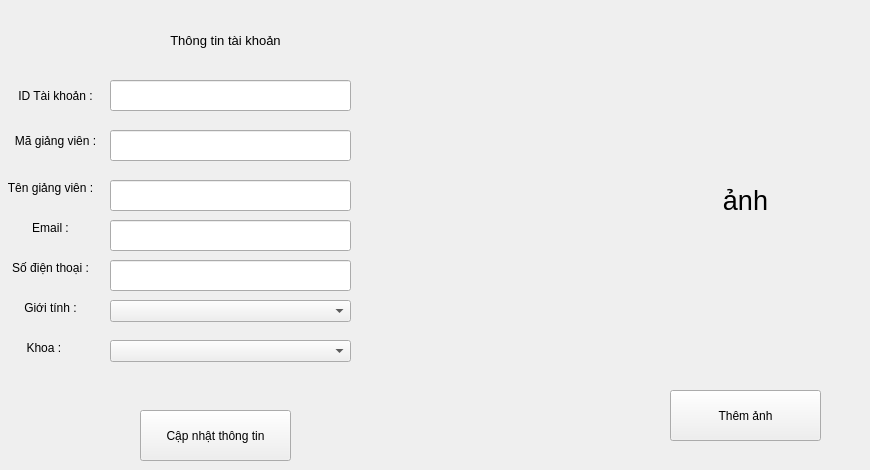
      <widget class="QWidget" name="thongtinpage">
       <widget class="QLabel" name="label_2">
        <property name="geometry">
         <rect>
          <x>630</x>
          <y>40</y>
          <width>231</width>
          <height>321</height>
         </rect>
        </property>
        <property name="font">
         <font>
          <pointsize>20</pointsize>
         </font>
        </property>
        <property name="text">
         <string>ảnh</string>
        </property>
        <property name="alignment">
         <set>Qt::AlignCenter</set>
        </property>
       </widget>
       <widget class="QLabel" name="label_3">
        <property name="geometry">
         <rect>
          <x>130</x>
          <y>10</y>
          <width>191</width>
          <height>61</height>
         </rect>
        </property>
        <property name="font">
         <font>
          <pointsize>10</pointsize>
         </font>
        </property>
        <property name="text">
         <string>Thông tin tài khoản</string>
        </property>
        <property name="alignment">
         <set>Qt::AlignCenter</set>
        </property>
       </widget>
       <widget class="QLabel" name="label_4">
        <property name="geometry">
         <rect>
          <x>0</x>
          <y>80</y>
          <width>111</width>
          <height>31</height>
         </rect>
        </property>
        <property name="text">
         <string>ID Tài khoản :</string>
        </property>
        <property name="alignment">
         <set>Qt::AlignCenter</set>
        </property>
       </widget>
       <widget class="QLabel" name="label_5">
        <property name="geometry">
         <rect>
          <x>0</x>
          <y>130</y>
          <width>111</width>
          <height>21</height>
         </rect>
        </property>
        <property name="text">
         <string>Mã giảng viên :</string>
        </property>
        <property name="alignment">
         <set>Qt::AlignCenter</set>
        </property>
       </widget>
       <widget class="QLabel" name="label_6">
        <property name="geometry">
         <rect>
          <x>0</x>
          <y>180</y>
          <width>101</width>
          <height>16</height>
         </rect>
        </property>
        <property name="text">
         <string>Tên giảng viên :</string>
        </property>
        <property name="alignment">
         <set>Qt::AlignCenter</set>
        </property>
       </widget>
       <widget class="QLabel" name="label_7">
        <property name="geometry">
         <rect>
          <x>0</x>
          <y>220</y>
          <width>101</width>
          <height>16</height>
         </rect>
        </property>
        <property name="text">
         <string>Email :</string>
        </property>
        <property name="alignment">
         <set>Qt::AlignCenter</set>
        </property>
       </widget>
       <widget class="QLabel" name="label_8">
        <property name="geometry">
         <rect>
          <x>0</x>
          <y>260</y>
          <width>101</width>
          <height>16</height>
         </rect>
        </property>
        <property name="text">
         <string>Số điện thoại :</string>
        </property>
        <property name="alignment">
         <set>Qt::AlignCenter</set>
        </property>
       </widget>
       <widget class="QLabel" name="label_9">
        <property name="geometry">
         <rect>
          <x>0</x>
          <y>300</y>
          <width>101</width>
          <height>16</height>
         </rect>
        </property>
        <property name="text">
         <string>Giới tính :</string>
        </property>
        <property name="alignment">
         <set>Qt::AlignCenter</set>
        </property>
       </widget>
       <widget class="QLabel" name="label_10">
        <property name="geometry">
         <rect>
          <x>0</x>
          <y>340</y>
          <width>91</width>
          <height>16</height>
         </rect>
        </property>
        <property name="text">
         <string>Khoa : </string>
        </property>
        <property name="alignment">
         <set>Qt::AlignCenter</set>
        </property>
       </widget>
       <widget class="QPushButton" name="updatebtn">
        <property name="geometry">
         <rect>
          <x>140</x>
          <y>410</y>
          <width>151</width>
          <height>51</height>
         </rect>
        </property>
        <property name="text">
         <string>Cập nhật thông tin</string>
        </property>
       </widget>
       <widget class="QPushButton" name="addanhbtn">
        <property name="geometry">
         <rect>
          <x>670</x>
          <y>390</y>
          <width>151</width>
          <height>51</height>
         </rect>
        </property>
        <property name="text">
         <string>Thêm ảnh</string>
        </property>
       </widget>
       <widget class="QLineEdit" name="idtext">
        <property name="enabled">
         <bool>true</bool>
        </property>
        <property name="geometry">
         <rect>
          <x>110</x>
          <y>80</y>
          <width>241</width>
          <height>31</height>
         </rect>
        </property>
        <property name="readOnly">
         <bool>true</bool>
        </property>
       </widget>
       <widget class="QLineEdit" name="magvtext">
        <property name="geometry">
         <rect>
          <x>110</x>
          <y>130</y>
          <width>241</width>
          <height>31</height>
         </rect>
        </property>
       </widget>
       <widget class="QLineEdit" name="tengvtext">
        <property name="geometry">
         <rect>
          <x>110</x>
          <y>180</y>
          <width>241</width>
          <height>31</height>
         </rect>
        </property>
       </widget>
       <widget class="QLineEdit" name="emailtext">
        <property name="geometry">
         <rect>
          <x>110</x>
          <y>220</y>
          <width>241</width>
          <height>31</height>
         </rect>
        </property>
       </widget>
       <widget class="QLineEdit" name="sdttext">
        <property name="geometry">
         <rect>
          <x>110</x>
          <y>260</y>
          <width>241</width>
          <height>31</height>
         </rect>
        </property>
       </widget>
       <widget class="QComboBox" name="gioitinhcbbox">
        <property name="geometry">
         <rect>
          <x>110</x>
          <y>300</y>
          <width>241</width>
          <height>22</height>
         </rect>
        </property>
       </widget>
       <widget class="QComboBox" name="khoacbbox">
        <property name="geometry">
         <rect>
          <x>110</x>
          <y>340</y>
          <width>241</width>
          <height>22</height>
         </rect>
        </property>
       </widget>
      </widget>
